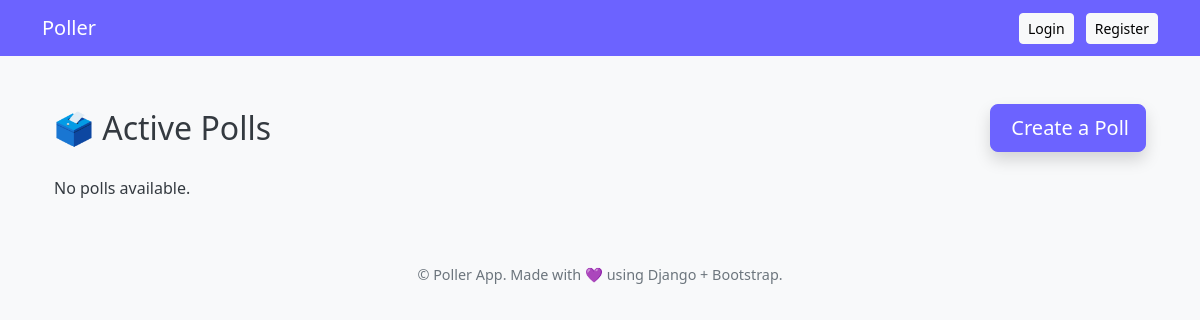
Before: / with the older database file.
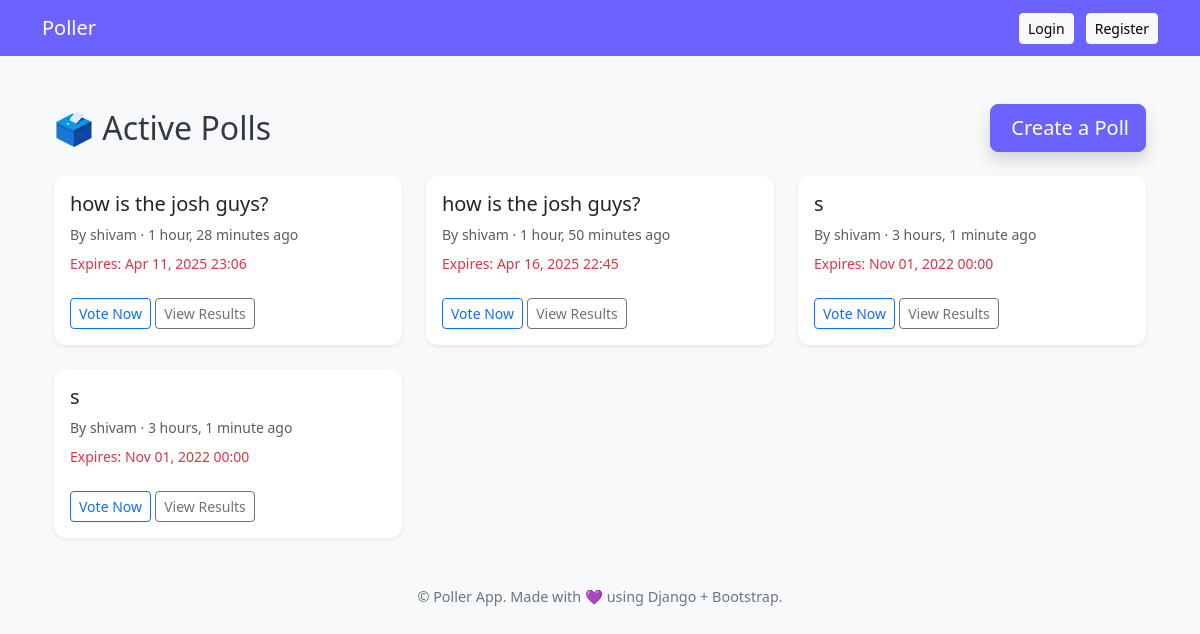
After: the same page with the newer database file.
### poll/models.py (models this page shows, shortened)
class Poll(models.Model):
    question = models.CharField(max_length=255)
    created_by = models.ForeignKey(User, on_delete=models.CASCADE)
    created_at = models.DateTimeField(auto_now_add=True)
    expires_at = models.DateTimeField(null=True)

### poll/views.py (the view)
# urls.py: path('', PollListView.as_view(), name='home'),
class PollListView(ListView):
    model = Poll
    template_name = "poll/poll_list.html"
    context_object_name = "polls"
    ordering = ['-created_at']

### templates/poll/poll_list.html (shortened to what this page needs)
{% extends "base.html" %}
{% block content %}
<div class="container mt-5">
  <div class="d-flex justify-content-between align-items-center mb-4">
    <h2 class="mb-0">🗳️ Active Polls</h2>
    <a href="{% url 'create_poll' %}" class="btn btn-lg btn-primary shadow">
       Create a Poll
    </a>
  </div>
  <div class="row g-4">
    {% for poll in object_list %}
      <div class="col-md-6 col-lg-4">
        <div class="card h-100 border-0 shadow-sm">
          <div class="card-body">
            <h5 class="card-title">{{ poll.question }}</h5>
            <p class="text-muted small mb-2">
              By {{ poll.created_by.username }} · {{ poll.created_at|timesince }} ago
            </p>
            {% if poll.expires_at %}
              <p class="text-danger small">Expires: {{ poll.expires_at|date:"M d, Y H:i" }}</p>
            {% endif %}
            <a href="{% url 'poll_detail' poll.id %}" class="btn btn-sm btn-outline-primary mt-2">
              Vote Now
            </a>
            <a href="{% url 'poll_result' poll.id %}" class="btn btn-sm btn-outline-secondary mt-2">
              View Results
            </a>
          </div>
        </div>
      </div>
    {% empty %}
      <p>No polls available.</p>
    {% endfor %}
  </div>
</div>
{% endblock %}

### templates/base.html (shortened to what this page needs)
{% load static %}
<!DOCTYPE html>
<html lang="en">
  <head>
    <link
      href="https://cdn.jsdelivr.net/npm/bootstrap@5.3.3/dist/css/bootstrap.min.css" rel="stylesheet"
    />
    <link rel="stylesheet" href="{% static 'index.css' %}">
  </head>
  <body>
    <div class="main">
    {% include 'navbar.html' %}
    <div class="container">
      {% block content %}
      {% endblock %}
    </div>
    {% include 'footer.html' %}
   </div>
  </body>
</html>

### templates/navbar.html
<nav class="navbar navbar-expand-lg mb-4">
  <div class="container">
    <a class="navbar-brand" href="{% url 'home' %}">Poller</a>
    <div>
      {% if user.is_authenticated %}
        <span class="navbar-text me-3">Hello, {{ user.username }}</span>
        <a class="btn btn-light btn-sm" href="{% url 'sign_out' %}">Logout</a>
      {% else %}
        <a class="btn btn-light btn-sm me-2" href="{% url 'sign_in' %}">Login</a>
        <a class="btn btn-light btn-sm" href="{% url 'sign_up' %}">Register</a>
      {% endif %}
    </div>
  </div>
</nav>

### templates/footer.html
<div class="footer mt-5">
  &copy; {{ now.year }} Poller App. Made with 💜 using Django + Bootstrap.
</div>

### static/index.css (style rules this page uses)
body { background-color: #f8f9fa; color: #343a40; font-family: "Segoe UI", sans-serif; }
.navbar { background-color: #6c63ff; }
.navbar-brand, .nav-link, .navbar-text { color: white !important; }
.btn-primary { background-color: #6c63ff; border-color: #6c63ff; }
.card { border: 1px solid #dee2e6; border-radius: 12px; box-shadow: 0 4px 12px rgba(0, 0, 0, 0.05); }
.footer { text-align: center; color: #6c757d; font-size: 0.9rem; margin-top: 2rem; }

Changed rows visible on the page:
added Poll: question "how is the josh guys?", created_by.username "shivam", created_at "1 hour, 28 minutes", expires_at "Apr 11, 2025 23:06"
added Poll: question "how is the josh guys?", created_by.username "shivam", created_at "1 hour, 50 minutes", expires_at "Apr 16, 2025 22:45"
added Poll: question "s", created_by.username "shivam", created_at "3 hours, 1 minute", expires_at "Nov 01, 2022 00:00"
added Poll: question "s", created_by.username "shivam", created_at "3 hours, 1 minute", expires_at "Nov 01, 2022 00:00"
Other visible differences:
text no longer shown: "No polls available."
